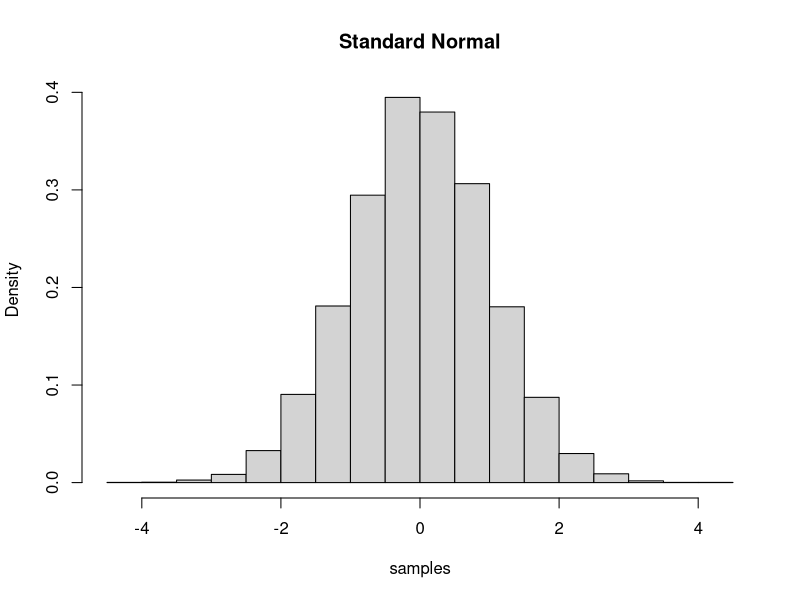
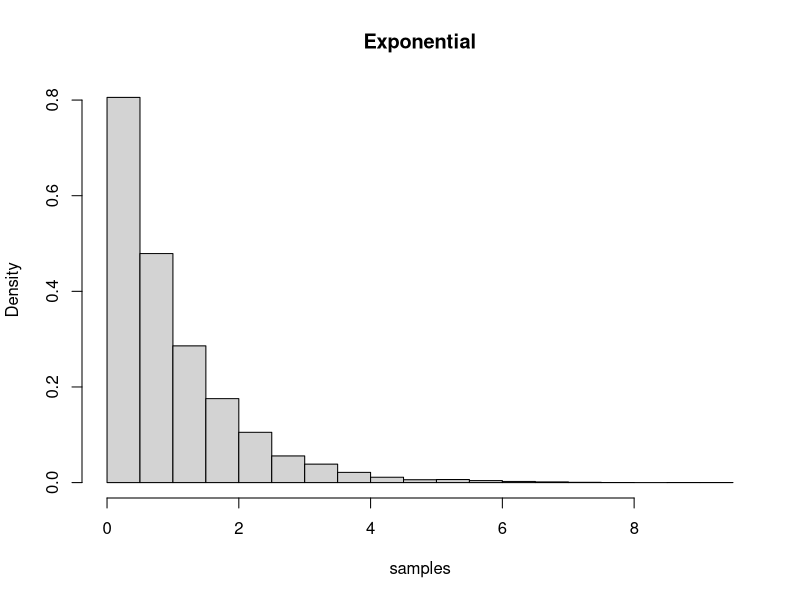
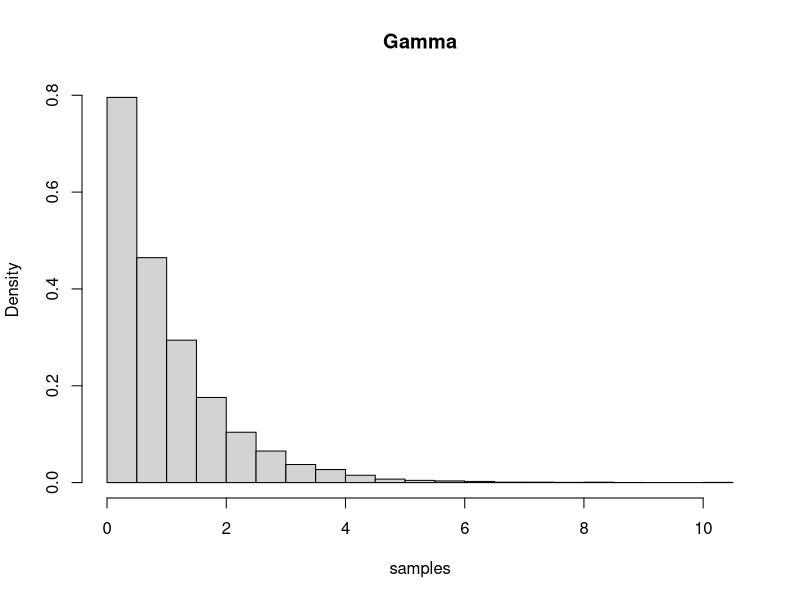
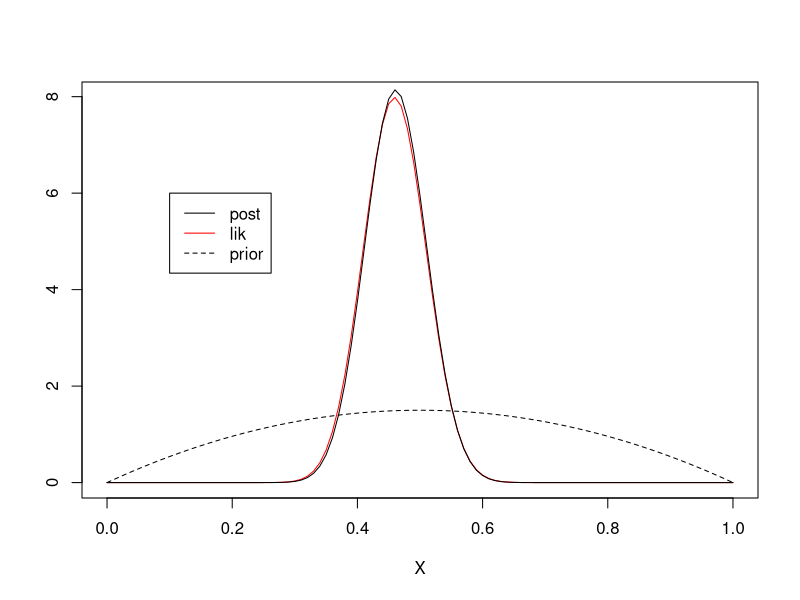

These figures' R source, in order:
## ---- chunk 1
dbinom(46, 100, 0.5)
## ---- chunk 2
### load data:
data<-c(115,97,79,131)

a.star<-function(a,data){
  return(a+sum(data))
}

b.star<-function(b,n){
  return(b+n)
}

new.a<-a.star(10000/225,data)
new.b<-b.star(100/225,length(data))

### post. mean
(post.mean<-new.a/new.b) 
### post. var:
(post.var<-new.a/(new.b^2)) 
## ---- chunk 3
new.data<-c(200)
## ---- chunk 4
new.a.2<-a.star(new.a,new.data)
new.b.2<-b.star(new.b,length(new.data))

### new mean
(new.post.mean<-new.a.2/new.b.2)
### new var:
(new.post.var<-new.a.2/(new.b.2^2))
## ---- chunk 5
u<-runif(1,min=0,max=1)
## ---- chunk 6
qnorm(u)
## ---- chunk 7
nsim<-10000
samples<-rep(NA,nsim)
for(i in 1:nsim){
  u <- runif(1,min=0,max=1)
  samples[i]<-qnorm(u)
}
hist(samples,freq=FALSE,main="Standard Normal")
## ---- chunk 8
nsim<-10000
samples<-rep(NA,nsim)
for(i in 1:nsim){
  u <- runif(1,min=0,max=1)
  samples[i]<-qexp(u)
}
hist(samples,freq=FALSE,main="Exponential")
## ---- chunk 9
nsim<-10000
samples<-rep(NA,nsim)
for(i in 1:nsim){
  u <- runif(1,min=0,max=1)
  samples[i]<-qgamma(u,rate=1,shape=1)
}
hist(samples,freq=FALSE,main="Gamma")
## ---- chunk 10
u<-runif(1000,min=0,max=1) 

z<-(1/2) * (-3 + sqrt(160*u +9))
## ---- chunk 11
#R program for Gibbs sampling using inversion method 
## program by Scott Lynch, modified by SV:
x<-rep(NA,2000)
y<-rep(NA,2000) 
x[1]<- -5
y[1]<- -5

for(i in 2:2000)
{ #sample from x | y 
  u<-runif(1,min=0, max=1) 
  x[i]<-sqrt(u*(6*y[i-1]+8)+(1.5*y[i-1]+1)*(1.5*y[i-1]+1))-
    (1.5*y[i-1]+1) 
  #sample from y | x
u<-runif(1,min=0,max=1) 
y[i]<-sqrt((2*u*(4*x[i]+10))/3 +((2*x[i]+2)/3)*((2*x[i]+2)/3))- 
    ((2*x[i]+2)/3)
}
## ---- chunk 12
## Radford Neal algorithm:
HMC_neal <- function(U, grad_U, e, L, current_theta) {
theta = current_theta
omega = rnorm(length(theta),0,1)
current_omega = omega
omega = omega - e * grad_U(theta) / 2
for (i in 1:L) {
theta = theta + e * omega
if (i!=L) omega = omega - e * grad_U(theta)
}
omega = omega - e * grad_U(theta) / 2
omega = -omega
current_U = U(current_theta)
current_K = sum(current_omega^2)/2
proposed_U = U(theta)
proposed_K = sum(omega^2)/2
if (runif(1) < exp(current_U-proposed_U+current_K-proposed_K))
{
return(theta)
}
else {
return(current_theta)
}
}

HMC <- function(n_reps, log_density, grad_log_density, tuning, initial) {
theta = rep(0, n_reps)
theta[1] = initial$theta
for (i in 2:n_reps) theta[i] = HMC_neal(U = function(x) -log_density(x),
grad_U = function(x) -grad_log_density(x),
e = tuning$e,
L = tuning$L,
theta[i-1])
theta
}
## ---- chunk 13
theta <- HMC(n_reps=2000, 
             log_density=function(x) -x^2/2, 
             grad_log_density=function(x) -x, 
             tuning=list(e=1,L=1),
             initial=list(theta=0))
## ---- chunk 14
###lik:
plot(function(x) 
  dbeta(x,shape1=46,shape2=54),0,1,
              ylab="",xlab="X",col="red")

### prior:
plot(function(x) 
  dbeta(x,shape1=2,shape2=2), 0,1,
      main = "Prior",
              ylab="density",xlab="X",add=T,lty=2)

### posterior
plot(function(x) 
  dbeta(x,shape1=48,shape2=56), 0,1,
      main = "Posterior",
              ylab="density",xlab="X",add=T)

legend(0.1,6,legend=c("post","lik","prior"),
       lty=c(1,1,2),col=c("black","red","black"))
